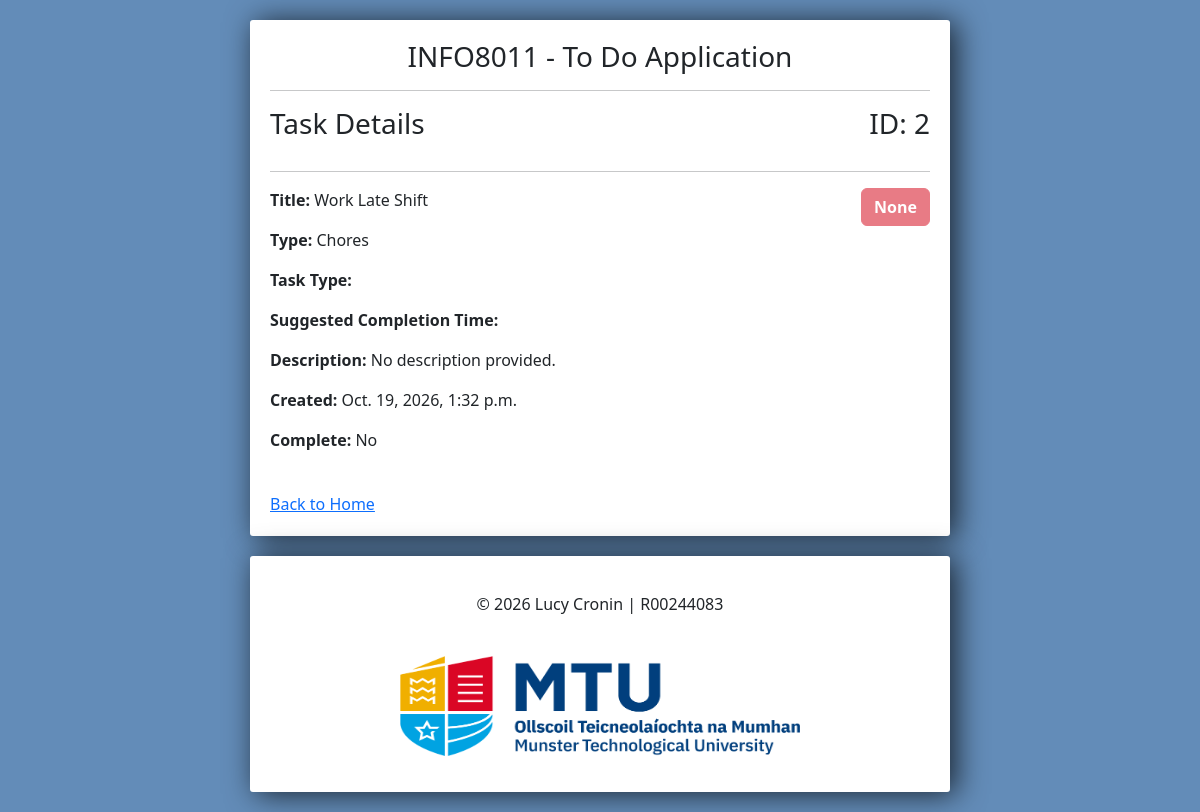
The page /detail/2/ on the database its author committed.
### tasks/models.py (models this page shows, shortened)
class Task(models.Model):
    TYPE_CHOICES = [
        ('Work', 'Work'),
        ('Personal', 'Personal'),
        ('Shopping', 'Shopping'),
        ('Other', 'Other'),
    ]
    PRIORITY_CHOICES = [
        (1, 'High'),
        (2, 'Medium'),
        (3, 'Low'),
    ]
    title = models.CharField(max_length=200)
    complete = models.BooleanField(default=False)
    type = models.CharField(max_length=24, choices=TYPE_CHOICES, blank=False)
    task_type = models.ForeignKey(Type, on_delete=models.SET_NULL, null=True)
    description = models.TextField(blank=True, null=True)
    created = models.DateTimeField(auto_now_add=True)
    complete_date = models.DateTimeField(auto_now_add=True)
    @property
    def get_description(self):
        if self.description:
            return self.description
        else:
            return "No description provided."

### tasks/views.py (the view)
# urls.py: path('detail/<str:pk>/', detail_task, name='detail'),
def detail_task(request, pk):
    task = Task.objects.get(id=pk)
    context = {'task': task}
    return render(request, 'detail.html', context)

### tasks/templates/detail.html (shortened to what this page needs)
{% extends 'base.html' %}
{%load static %}
{% block content %}
    <div>
            <h3 class="h-left"> Task Details </h3>
            <h3 class="h-right"> ID: {{ task.id }} </h3>
    <hr>
    </div>
    <div class="h-right">
        {% if task.priority == 1 %}
            <span><p class="btn btn-warning disabled"><strong>High</strong></p></span>
        {% elif task.priority == 2 %}
            <span><p class="btn btn-info disabled"><strong>Medium</strong></p></span>
        {% elif task.priority == 3 %}
            <span><p class="btn btn-success disabled"><strong>Low</strong></p></span>
        {% else%}
            <span><p class="btn btn-danger disabled"><strong>None</strong></p></span>
        {% endif %}
    </div>
    <p><b>Title:</b> {{ task.title }}</p>
    <p><b>Type:</b> {{ task.type }}</p>
    <p><b>Task Type:</b> {{ task.task_type.name }}</p>
    <p><b>Suggested Completion Time:</b> {{ task.task_type.suggested_completion_time }}</p>
    <p><b>Description:</b> {{ task.get_description }}</p>
    <p><b>Created:</b> {{ task.created }}</p>
    {% if task.complete == True %}
        <p><b>Completed on:</b> {{ task.complete_date }}</p>
    {% else %}
        <p><b>Complete:</b> No</p>
    {% endif %}
<a class="w-100 btn-info" href="{% url 'home' %}"> Back to Home </a>
{% endblock %}

### tasks/static/style.css (style rules this page uses)
body { background-color: #638CB8; }
.h-left { float: left; }
.h-right { float: right; }

### rows shown on the page
Task: id "2", title "Work Late Shift", type "Chores", get_description "No description provided.", created "Oct. 19, 2026, 1:32 p.m."
